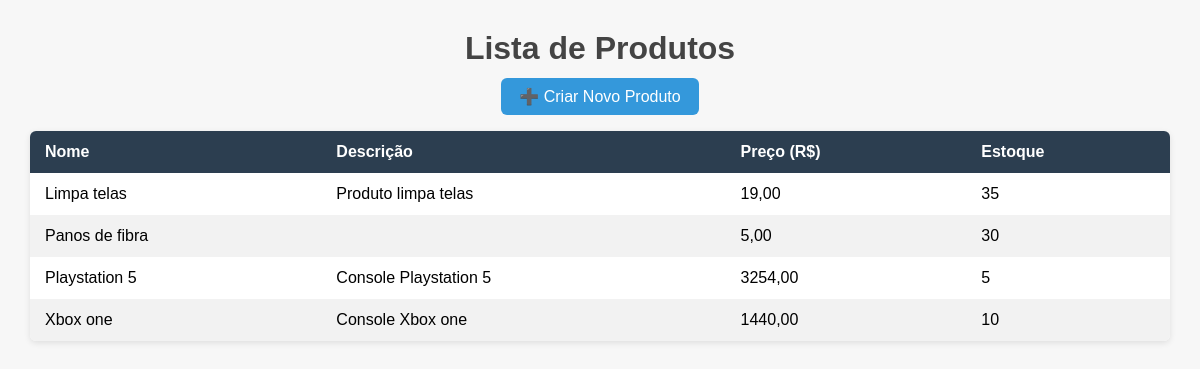
The page /products/list-view/ on the database as committed earlier.
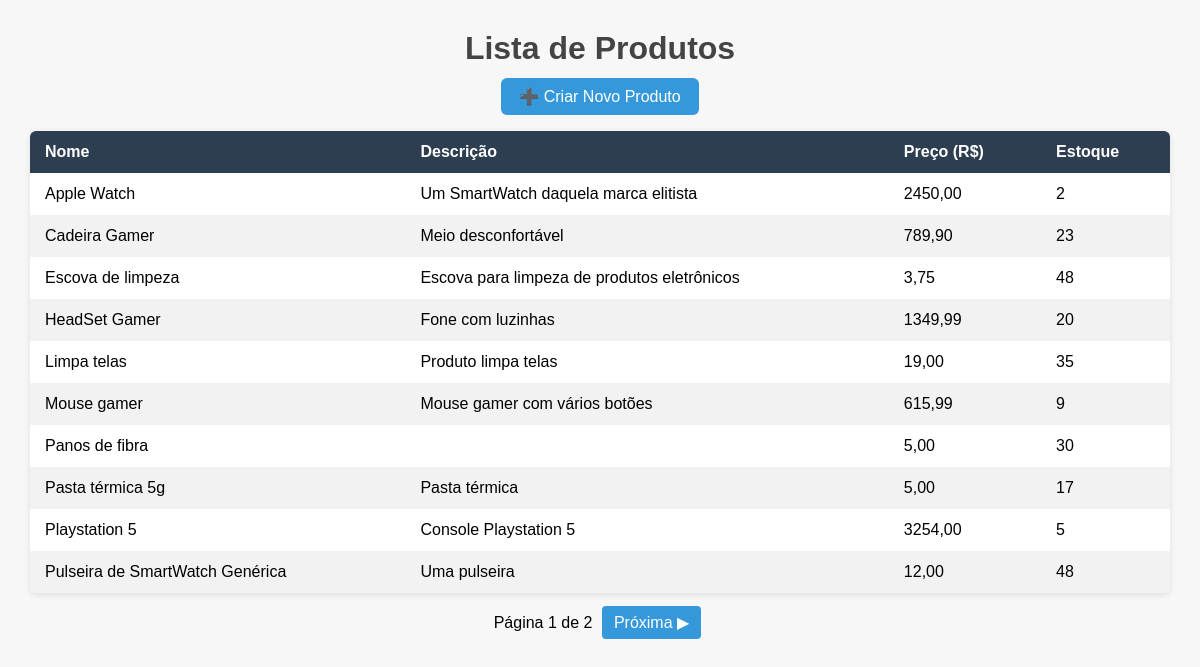
The same page on the database as committed later.
### products/models.py (models this page shows, shortened)
class Product(models.Model):
    category = models.ForeignKey(
        Category,
        related_name='products',
        on_delete=models.SET_NULL,
        null=True,
        blank=True
    )
    name = models.CharField(max_length=255)
    slug = models.SlugField(max_length=255, unique=True, blank=True)
    description = models.TextField(blank=True)
    price = models.DecimalField(max_digits=10, decimal_places=2)
    stock = models.IntegerField(default=0)
    is_available = models.BooleanField(default=True)
    created_at = models.DateTimeField(auto_now_add=True)
    updated_at = models.DateTimeField(auto_now=True)
    class Meta:
        verbose_name = "Produto"
        verbose_name_plural = "Produtos"
        ordering = ('-created_at',)

### products/views.py (the view)
# urls.py: path('list-view/', views.ProductListView.as_view(), name='product_list'),
class ProductListView(ListView):
    model = models.Product
    template_name = 'product_list.html'
    context_object_name = 'products'
    paginate_by = 10
    def get_queryset(self):
        return models.Product.objects.all().order_by('name')

### api_products/templates/product_list.html (shortened to what this page needs)
{% extends "_base.html" %}
{% block content %}
<h1>Lista de Produtos</h1>
<div style="text-align: center; margin-bottom: 25px;">
    <a href="{% url 'product_create' %}" style="
            background:#3498db;
            color:white;
            padding:10px 18px;
            text-decoration:none;
            border-radius:6px;
            font-size:16px;">
        ➕ Criar Novo Produto
    </a>
</div>
{% if products %}
<table>
    <thead>
        <tr>
            <th>Nome</th>
            <th>Descrição</th>
            <th>Preço (R$)</th>
            <th>Estoque</th>
        </tr>
    </thead>
    <tbody>
        {% for product in products %}
        <tr>
            <td>{{ product.name }}</td>
            <td>{{ product.description }}</td>
            <td>{{ product.price }}</td>
            <td>{{ product.stock }}</td>
        </tr>
        {% endfor %}
    </tbody>
</table>
{% else %}
<p style="text-align:center; color:#777;">Nenhum produto encontrado.</p>
{% endif %}
{% if is_paginated %}
<div class="pagination">
    <span>Página {{ page_obj.number }} de {{ page_obj.paginator.num_pages }}</span>
    {% if page_obj.has_next %}
    <a href="?page={{ page_obj.next_page_number }}">Próxima ▶</a>
    {% endif %}
</div>
{% endif %}
{% endblock %}

### api_products/templates/_base.html (shortened to what this page needs)
<!DOCTYPE html>
<html lang="pt-br">
<head>
</head>
<body>
    {% block content %}{% endblock %}
</body>
</html>

### api_products/templates/product_list.html (style rules this page uses)
body { font-family: Arial, sans-serif; margin: 30px; background: #f7f7f7; }
h1 { text-align: center; color: #444; margin-bottom: 20px; }
table { width: 100%; border-collapse: collapse; background: white; border-radius: 6px; overflow: hidden; box-shadow: 0 2px 6px rgba(0, 0, 0, 0.1); }
th, td { padding: 12px 15px; text-align: left; }
th { background: #2c3e50; color: white; font-size: 16px; }
tr:nth-child(even) { background: #f2f2f2; }
.pagination { margin-top: 20px; text-align: center; font-size: 16px; }
.pagination a { padding: 8px 12px; margin: 0 5px; background: #3498db; color: white; text-decoration: none; border-radius: 4px; }

Rows that differ between the two databases and show on the page:
no longer on this page (row unchanged): Product: name "Xbox one", description "Console Xbox one", price "1440,00", stock "10"
added Product: name "Apple Watch", description "Um SmartWatch daquela marca elitista", price "2450,00", stock "2"
added Product: name "Cadeira Gamer", description "Meio desconfortável", price "789,90", stock "23"
added Product: name "Escova de limpeza", description "Escova para limpeza de produtos eletrônicos", price "3,75", stock "48"
added Product: name "HeadSet Gamer", description "Fone com luzinhas", price "1349,99", stock "20"
added Product: name "Mouse gamer", description "Mouse gamer com vários botões", price "615,99", stock "9"
added Product: name "Pasta térmica 5g", description "Pasta térmica", price "5,00", stock "17"
added Product: name "Pulseira de SmartWatch Genérica", description "Uma pulseira", price "12,00", stock "48"
Other text that changed with them:
{{ page_obj.number }}: (not shown) → "1"
{{ page_obj.paginator.num_pages }}: (not shown) → "2"
text now shown: "Página de Próxima ▶"
